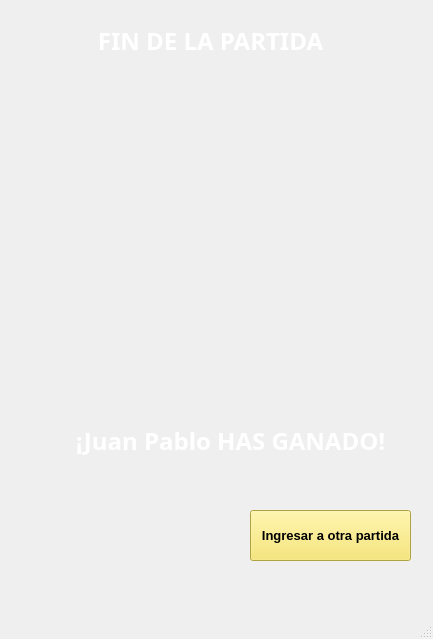
<?xml version="1.0" encoding="UTF-8"?>
<ui version="4.0">
 <class>MainWindow</class>
 <widget class="QMainWindow" name="MainWindow">
  <property name="geometry">
   <rect>
    <x>0</x>
    <y>0</y>
    <width>433</width>
    <height>639</height>
   </rect>
  </property>
  <property name="windowTitle">
   <string>Summary</string>
  </property>
  <widget class="QWidget" name="centralwidget">
   <widget class="QLabel" name="label">
    <property name="geometry">
     <rect>
      <x>0</x>
      <y>-10</y>
      <width>431</width>
      <height>601</height>
     </rect>
    </property>
    <property name="font">
     <font>
      <family>Segoe Print</family>
      <pointsize>8</pointsize>
     </font>
    </property>
    <property name="text">
     <string/>
    </property>
    <property name="pixmap">
     <pixmap>sprites/pngtree-red-line-geometric-cool-dreamy-colorful-color-cover-background-image_127887.jpg</pixmap>
    </property>
    <property name="scaledContents">
     <bool>true</bool>
    </property>
   </widget>
   <widget class="QLabel" name="label_3">
    <property name="geometry">
     <rect>
      <x>80</x>
      <y>20</y>
      <width>261</width>
      <height>41</height>
     </rect>
    </property>
    <property name="font">
     <font>
      <family>Segoe UI Black</family>
      <pointsize>18</pointsize>
      <weight>75</weight>
      <italic>false</italic>
      <bold>true</bold>
      <underline>false</underline>
      <strikeout>false</strikeout>
     </font>
    </property>
    <property name="styleSheet">
     <string notr="true">COLOR: WHITE</string>
    </property>
    <property name="text">
     <string>FIN DE LA PARTIDA</string>
    </property>
    <property name="alignment">
     <set>Qt::AlignCenter</set>
    </property>
   </widget>
   <widget class="QLabel" name="win">
    <property name="geometry">
     <rect>
      <x>30</x>
      <y>150</y>
      <width>381</width>
      <height>251</height>
     </rect>
    </property>
    <property name="text">
     <string/>
    </property>
    <property name="pixmap">
     <pixmap>sprites/Logo_1.png</pixmap>
    </property>
    <property name="scaledContents">
     <bool>true</bool>
    </property>
   </widget>
   <widget class="QLabel" name="summary_text">
    <property name="geometry">
     <rect>
      <x>50</x>
      <y>420</y>
      <width>361</width>
      <height>41</height>
     </rect>
    </property>
    <property name="font">
     <font>
      <family>Segoe UI Black</family>
      <pointsize>18</pointsize>
      <weight>75</weight>
      <italic>false</italic>
      <bold>true</bold>
      <underline>false</underline>
      <strikeout>false</strikeout>
     </font>
    </property>
    <property name="styleSheet">
     <string notr="true">COLOR: WHITE</string>
    </property>
    <property name="text">
     <string>¡Juan Pablo HAS GANADO!</string>
    </property>
    <property name="alignment">
     <set>Qt::AlignCenter</set>
    </property>
   </widget>
   <widget class="QLabel" name="crown">
    <property name="geometry">
     <rect>
      <x>262</x>
      <y>82</y>
      <width>141</width>
      <height>111</height>
     </rect>
    </property>
    <property name="text">
     <string/>
    </property>
    <property name="pixmap">
     <pixmap>sprites/crown_win.png</pixmap>
    </property>
    <property name="scaledContents">
     <bool>true</bool>
    </property>
   </widget>
   <widget class="QPushButton" name="relogin_button">
    <property name="geometry">
     <rect>
      <x>250</x>
      <y>510</y>
      <width>161</width>
      <height>51</height>
     </rect>
    </property>
    <property name="font">
     <font>
      <family>Segoe UI</family>
      <pointsize>10</pointsize>
      <weight>75</weight>
      <bold>true</bold>
     </font>
    </property>
    <property name="styleSheet">
     <string notr="true">background-color: rgba(247, 227, 90, 1)</string>
    </property>
    <property name="text">
     <string>Ingresar a otra partida</string>
    </property>
   </widget>
   <widget class="QLabel" name="lose">
    <property name="geometry">
     <rect>
      <x>20</x>
      <y>180</y>
      <width>391</width>
      <height>181</height>
     </rect>
    </property>
    <property name="text">
     <string/>
    </property>
    <property name="pixmap">
     <pixmap>sprites/lose.png</pixmap>
    </property>
    <property name="scaledContents">
     <bool>true</bool>
    </property>
   </widget>
   <zorder>label</zorder>
   <zorder>label_3</zorder>
   <zorder>summary_text</zorder>
   <zorder>crown</zorder>
   <zorder>win</zorder>
   <zorder>relogin_button</zorder>
   <zorder>lose</zorder>
  </widget>
  <widget class="QMenuBar" name="menubar">
   <property name="geometry">
    <rect>
     <x>0</x>
     <y>0</y>
     <width>433</width>
     <height>21</height>
    </rect>
   </property>
  </widget>
  <widget class="QStatusBar" name="statusbar"/>
 </widget>
 <resources/>
 <connections/>
</ui>
